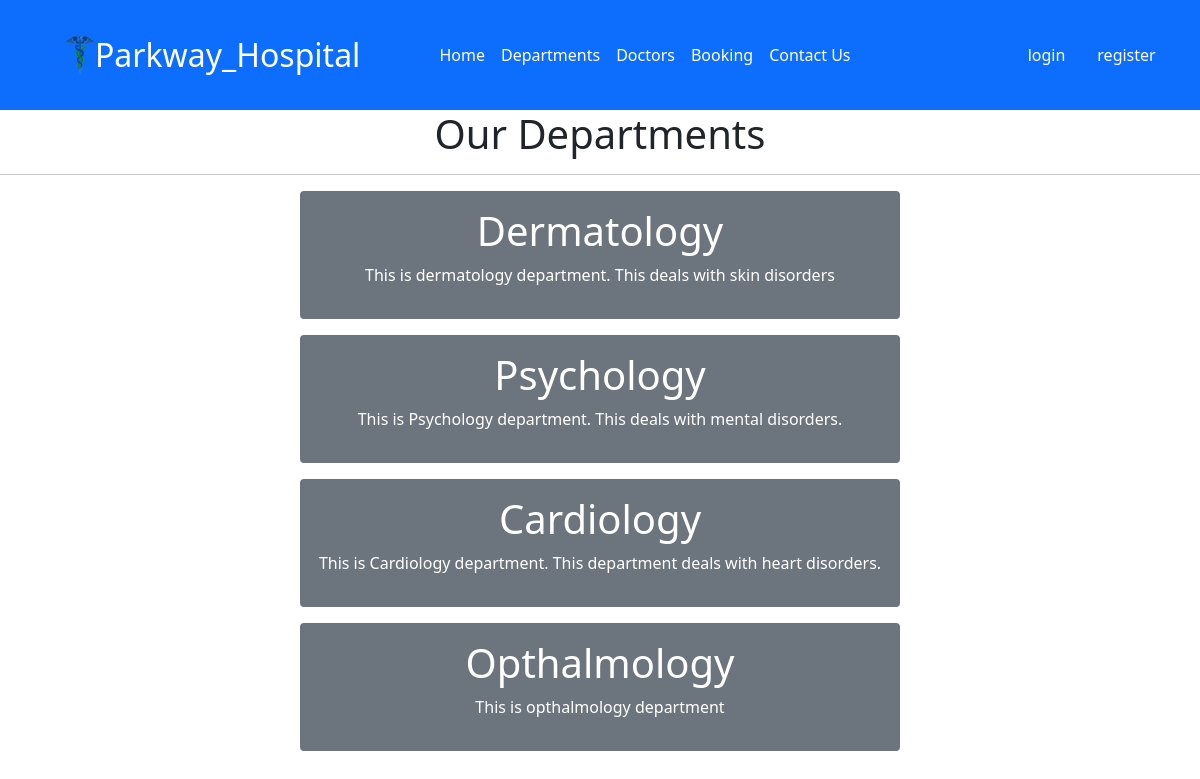
Screenshot of /departments/ with the database file from the repository.
### home/models.py (models this page shows, shortened)
class Departments(models.Model):
    dep_name=models.CharField(max_length=100)
    dep_description=models.TextField()

### home/views.py (the view)
# urls.py: path('departments/',views.departments,name='departments'),
def departments(request):
    dict_dept={
        'dept': Departments.objects.all()         #pull all objects from class dept
    }
    return render(request,'departments.html',dict_dept)

### templates/departments.html
{% extends 'index.html' %}
{% block content %}
<div class="text-center">
<h1>Our Departments</h1>
</div>
<hr>
{% for d in dept %}
<div class="mx-auto w-50 bg-secondary text-center text-white p-3 my-3 border-warning rounded">
    <h1>{{d.dep_name}}</h1>
    <p>{{d.dep_description}}</p>
</div>
{% endfor %}
{% endblock %}

### rows the page displays
Departments: dep_name "Dermatology", dep_description "This is dermatology department. This deals with skin disorders"
Departments: dep_name "Psychology", dep_description "This is Psychology department. This deals with mental disorders."
Departments: dep_name "Cardiology", dep_description "This is Cardiology department. This department deals with heart disorders."
Departments: dep_name "Opthalmology", dep_description "This is opthalmology department"
